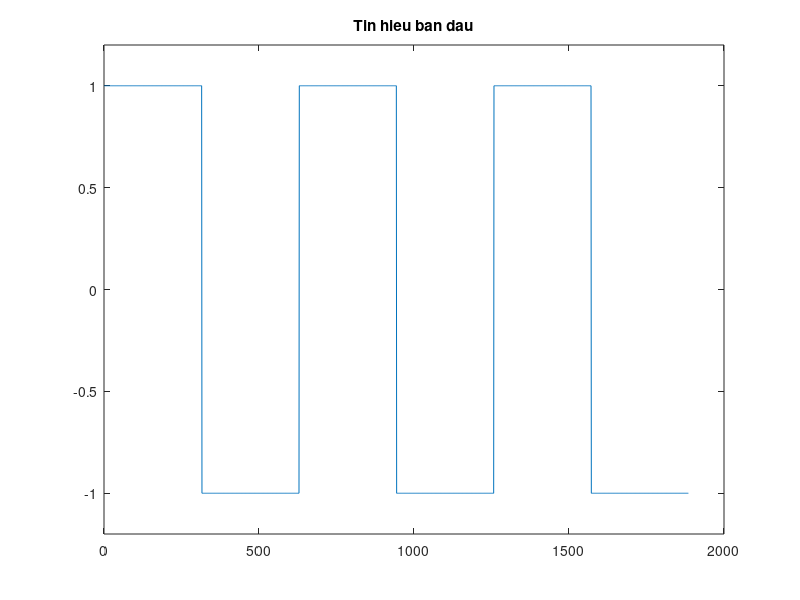

Reproduce this figure in MATLAB. (Note: this script raises an error after producing the figure.)
%27/5/2013
%Thiet ke bo l?c FIR thong thap/bo loc tuyen tinh
clc
warning off
figure(1)
clf
x = square(0:0.01:6*pi); % Tin hieu 1D, xung vuong
plot(x)
ini_axis = axis;
ini_axis = ini_axis.*[1 1 1.2 1.2];
axis(ini_axis)
title('Tin hieu ban dau')
disp('Press any key to continue...')
pause
% hold off
xn = noise(x,'mg','25%'); % Tac dong nhieu Gauss
plot(xn,'r');
hold
plot(x,'b')
title('Tin hieu ban dau (xanh) va nhieu (do)')
disp('Press any key to continue...')
pause
windowSize = 100; %Kich thuoc cua so bo loc
y= filter(ones(1,windowSize)/windowSize,1,xn) % Bo loc tuyen tinh
hold off
plot(y,'k');
